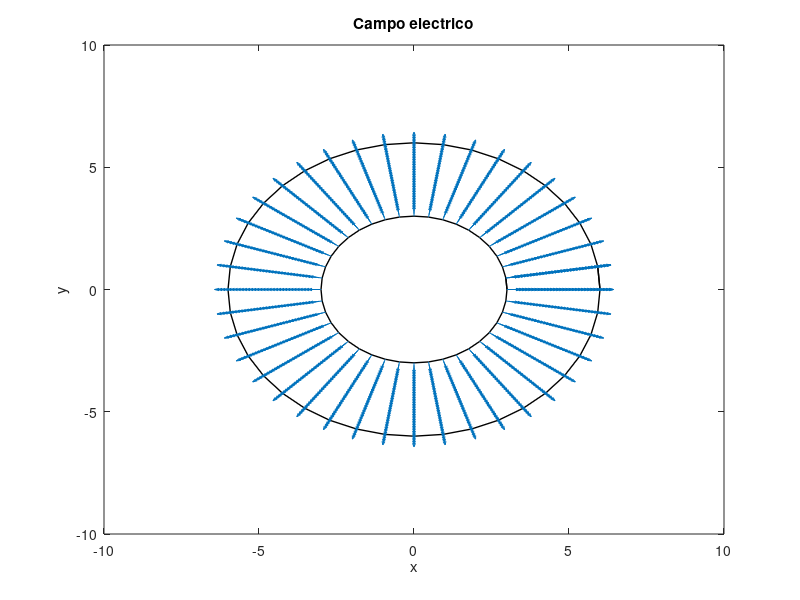

Recreate this plot in MATLAB.
clear; 
close all; 
zoom=5;
dr=0.1;
dt=2*pi/40;
r=3:dr:6;
t=0:dt:2*pi+dt;
[rr,tt]=meshgrid(r,t);
xx=rr.*cos(tt);
yy=rr.*sin(tt);
gg=2.*(rr-4./rr).*sin(tt);
Ur=tt;
Ut=tt;
Ux=1.*cos(tt);
Uy=1.*sin(tt);

figure;
axis([-zoom,zoom,-zoom,zoom])
plot(3*cos(t),3*sin(t),'k','linewidth',1)
hold on
plot(6*cos(t),6*sin(t),'k','linewidth',1)
hold on
% contour(xx,yy,gg,50);
quiver(xx,yy,Ux,Uy)
hold off
title('Campo electrico');
xlabel('x'); 
ylabel('y');
% plot(1:10)
% str = {'a = 3','b = 6'};
% text(2,7,str)